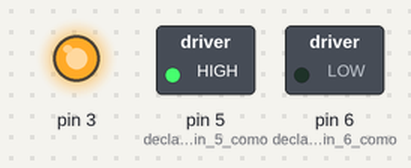
A sketch run on a simulated Arduino Uno, built with avr-gcc and run on an emulated ATmega328P. Shown: switched loads named in the sketch (green lamp = pin HIGH), output pins drawn as LEDs (lit = HIGH).

Above: at 0.1 s.
At 12.1 s:
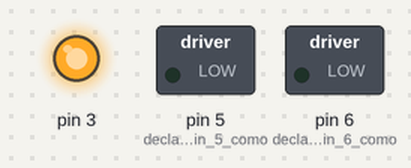
At 14.1 s:
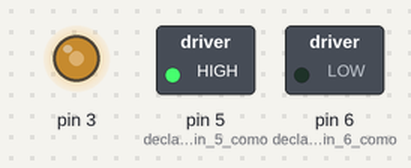
At 19.1 s:
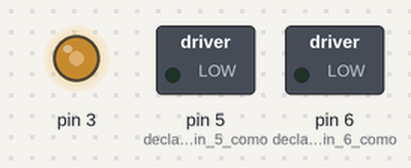
At 21.1 s:
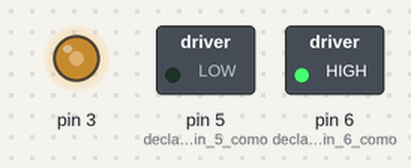
At 35.1 s:
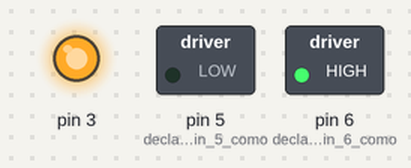
Timing chart, 0 to 36.6 s (numbered marks = the images above):
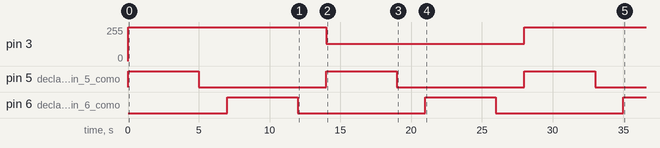

Measured:
- by itself, pin 3: 0/255 → 255/255 at 0.00 s, → 128/255 14.0 s later, → 255/255 14.0 s later
- by itself, pin 5 (declaramos_el_pin_5_como), pin 6 (declaramos_el_pin_6_como): alternates HIGH for 5.0 s and LOW for 9.0 s

The sketch:

MotorCorrienteContinua.ino
```cpp
/*Control de motor de Corriente Contínua (DC) con Arduino.
Se trata de controlar el encendido, sentido de giro y potencia de un motor de corriente
contínua. El motor debe girar en un sentido al tope de potencia durante cinco segundos,
se detendrá durante dos segundos y volverá a girar en sentido contrario a tope de
potencia durante cinco segundos deteníendose más tarde.
Como segundo paso de la práctica debe realizar la maniobra anterior y más tarde repetirla
a mitad de potencia. El motor debe estar conectado a los pines 5 y 6 para su control
de giro y usaremos el pin 3 para realizar el control de potencia de arduino usándolo
como salida analógica (PWM).
Nota: para esta práctica vamos a utilizar el chip L293D.*/
void setup(){
  pinMode(5, OUTPUT); // declaramos el pin 5 como salida
  pinMode(6, OUTPUT); // declaramos el pin 6 como salida
}
void secuencia() {// función que realiza la secuencia de movimiento del motor
  digitalWrite (5, HIGH);
  digitalWrite (6,LOW);
  delay (5000);
  digitalWrite (5, LOW);
  digitalWrite (6,LOW);
  delay (2000);
  digitalWrite (5, LOW);
  digitalWrite (6,HIGH);
  delay (5000);
  digitalWrite (5, LOW);
  digitalWrite (6,LOW);
  delay (2000);
}
void loop(){
  analogWrite (3, 255);
  secuencia();
  analogWrite (3,128);
  secuencia();
}
```
